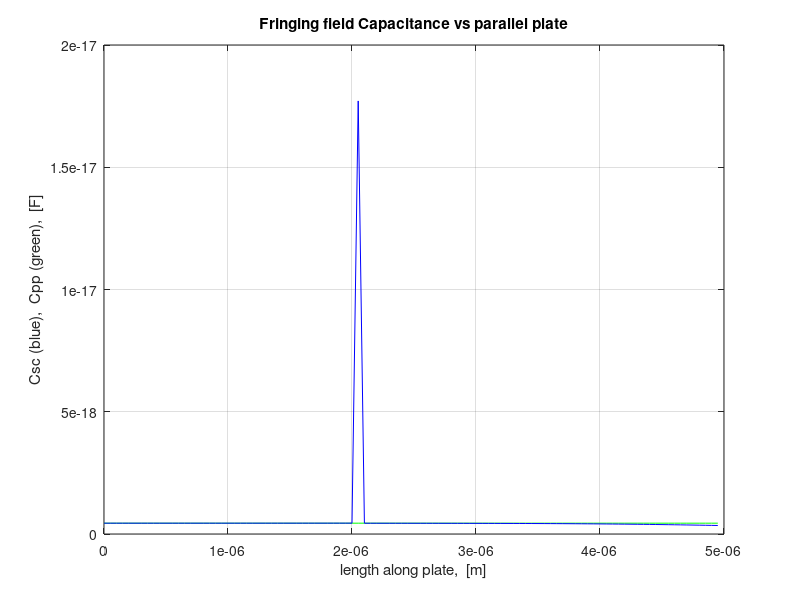
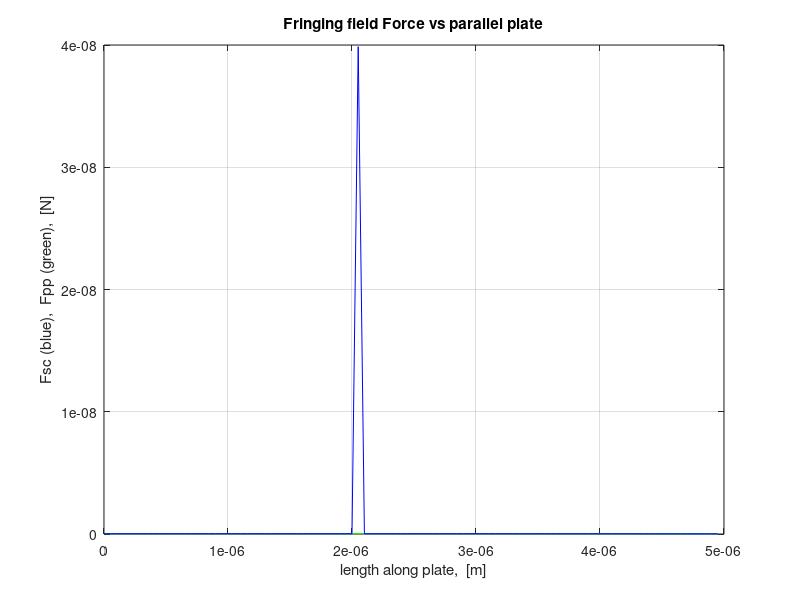
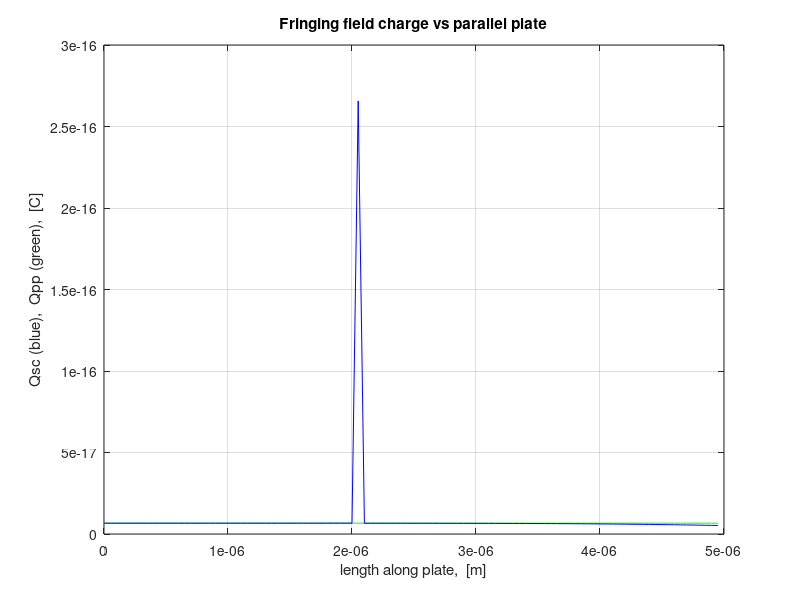
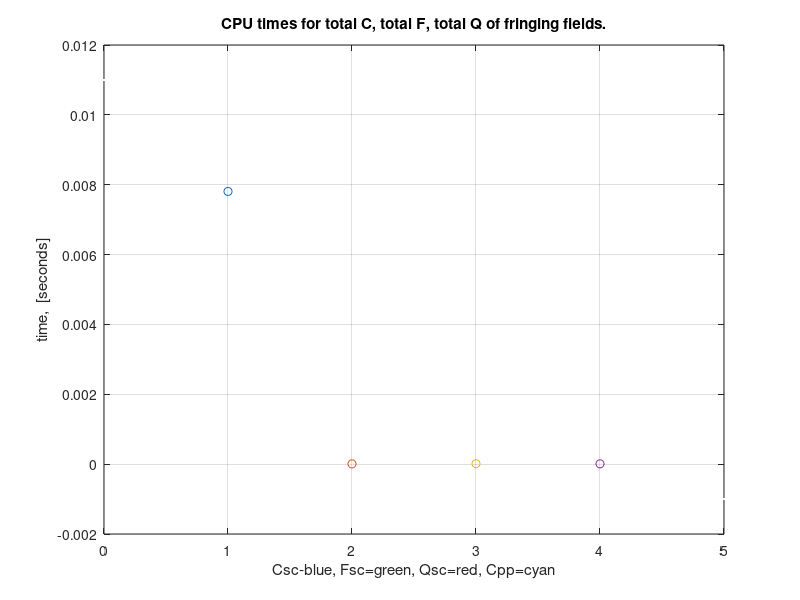

Write the MATLAB code that produced these figures, in order.
function sc12
resolution=100;
xmax=5e-6;
dx=xmax/resolution;
i=0;

for x=0:dx:xmax-dx

    i=i+1;
    g=2e-6;

    Zx1=-(xmax-x + eps);
    Zy=g;
    t=-10+eps;
    tic;
    [t1,z1]=sc11(g,Zx1,Zy,t);

    Zx2=-(xmax-x-dx+eps);
    [t2,z2]=sc11(g,Zx2,Zy,t);
    
    e0=8.854e-12;
    h=2e-6;

    A=h*abs(Zx1-Zx2);
    Csc(i)=abs(e0*h/pi*log(t2/t1));
    t1=toc;
    tic;
    Cpp(i)=A*e0/g;
    t2=toc;
    X(i)=x;

    V=15;
    tic;
    Fsc(i)=Csc(i)^2  * V^2 / (2*e0*A);
    t3=toc;
    Fpp(i)=Cpp(i)^2  * V^2 / (2*e0*A);
    
    tic
    Qsc(i)=Csc(i) * V;
    t4=toc;
    Qpp(i)=Cpp(i) * V;
end


figure(1);plot(X,Cpp,'g',X,Csc,'b');title('Fringing field Capacitance vs parallel plate');ylabel('Csc (blue),  Cpp (green),  [F]');xlabel('length along plate,  [m]');grid on;
figure(2);plot(X,Fpp,'g',X,Fsc,'b');title('Fringing field Force vs parallel plate');ylabel('Fsc (blue),  Fpp (green),  [N]');xlabel('length along plate,  [m]');grid on;
figure(3);plot(X,Qpp,'g',X,Qsc,'b');title('Fringing field charge vs parallel plate');ylabel('Qsc (blue),  Qpp (green),  [C]');xlabel('length along plate,  [m]');grid on;

figure(4);plot(0,0.011,'.w',1,t1,'o',2,t2,'o',3,t3,'o',4,t4,'o',5,-0.001,'.w');grid on;title('CPU times for total C, total F, total Q of fringing fields.');ylabel('time,  [seconds]');xlabel('Csc-blue, Fsc=green, Qsc=red, Cpp=cyan');
figure(5);plot(0,0.011,'.w',1,t1,'o',2,t2,'o',3,t3,'o',4,t4,'o',6,-0.001,'.w',5,58,'o');grid on;title('CPU times for total C, total F, total Q of fringing fields.');ylabel('time,  [seconds]');xlabel('Csc-blue, Fsc=green, Qsc=red, Cpp=cyan, FEM=magenta');

%function sc11(gap,Zx,Zy,t)
%for gap closing actuator
%Zx and Zy are the physical coordinates
%The edge of the gap is on the right.
%t is the initial guess.

function [t,z]=sc11(g,Zx,Zy,t)
%By jvclark - May2002

%eg: sc11(2e-6,-1e-6,2e-6,-0.5)

S=g/pi;

t=-0.5;
z=Zx + sqrt(-1)*Zy;
[t]=fminsearch(@gap_type1,t,[],z,S);
z=S*(1+t+log(t));

function [error_squared] = gap_type1(t,z,S)
    error_magnifier=1e20;
    error_squared = error_magnifier*(z - S*(1 + t + log(t)))^2;

%[t]=fminsearch(   inline('(   (-1e-6 + sqrt(-1)*2e-6)     -(2e-6/pi)*(1+   (t)   +log(   (t)   )))^2'),  -0.5),  Z=(2e-6 / pi)*(1+t+log(t))
